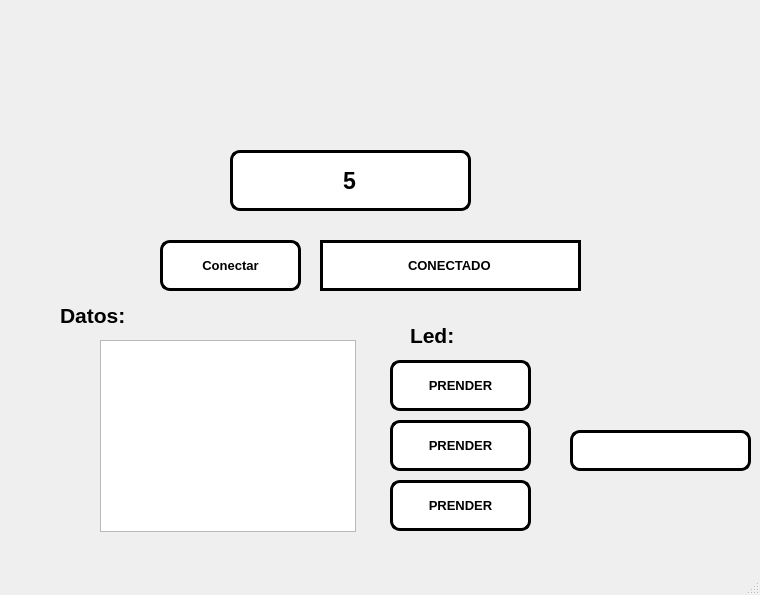
<?xml version="1.0" encoding="UTF-8"?>
<ui version="4.0">
 <class>MainWindow</class>
 <widget class="QMainWindow" name="MainWindow">
  <property name="geometry">
   <rect>
    <x>0</x>
    <y>0</y>
    <width>760</width>
    <height>595</height>
   </rect>
  </property>
  <property name="windowTitle">
   <string>MainWindow</string>
  </property>
  <widget class="QWidget" name="centralwidget">
   <widget class="QLineEdit" name="txt_temporizador">
    <property name="geometry">
     <rect>
      <x>570</x>
      <y>430</y>
      <width>181</width>
      <height>41</height>
     </rect>
    </property>
    <property name="font">
     <font>
      <pointsize>25</pointsize>
      <weight>75</weight>
      <bold>true</bold>
     </font>
    </property>
    <property name="styleSheet">
     <string notr="true">background-color: rgb(255, 255, 255);
border-radius: 10px;
border: 3px solid black</string>
    </property>
    <property name="alignment">
     <set>Qt::AlignCenter</set>
    </property>
   </widget>
   <widget class="QLabel" name="label_2">
    <property name="geometry">
     <rect>
      <x>10</x>
      <y>20</y>
      <width>151</width>
      <height>111</height>
     </rect>
    </property>
    <property name="styleSheet">
     <string notr="true"/>
    </property>
    <property name="text">
     <string/>
    </property>
    <property name="pixmap">
     <pixmap resource="../../Archivos/Recursos.qrc">:/Fotos/logofacultad.jpg</pixmap>
    </property>
    <property name="scaledContents">
     <bool>true</bool>
    </property>
   </widget>
   <widget class="QLabel" name="label_3">
    <property name="geometry">
     <rect>
      <x>580</x>
      <y>10</y>
      <width>161</width>
      <height>111</height>
     </rect>
    </property>
    <property name="styleSheet">
     <string notr="true"/>
    </property>
    <property name="text">
     <string/>
    </property>
    <property name="pixmap">
     <pixmap resource="../../Archivos/Recursos.qrc">:/Fotos/logoUAT.jpg</pixmap>
    </property>
    <property name="scaledContents">
     <bool>true</bool>
    </property>
   </widget>
   <widget class="QLabel" name="label_4">
    <property name="geometry">
     <rect>
      <x>580</x>
      <y>310</y>
      <width>161</width>
      <height>121</height>
     </rect>
    </property>
    <property name="styleSheet">
     <string notr="true"/>
    </property>
    <property name="text">
     <string/>
    </property>
    <property name="pixmap">
     <pixmap resource="../../Archivos/Recursos.qrc">:/Fotos/kirby buchon.jpg</pixmap>
    </property>
    <property name="scaledContents">
     <bool>true</bool>
    </property>
   </widget>
   <widget class="QPushButton" name="btn_accion">
    <property name="geometry">
     <rect>
      <x>160</x>
      <y>240</y>
      <width>141</width>
      <height>51</height>
     </rect>
    </property>
    <property name="font">
     <font>
      <pointsize>10</pointsize>
      <weight>75</weight>
      <bold>true</bold>
     </font>
    </property>
    <property name="styleSheet">
     <string notr="true">background-color: rgb(255, 255, 255);
border-radius: 10px;
border: 3px solid black</string>
    </property>
    <property name="text">
     <string>Conectar</string>
    </property>
   </widget>
   <widget class="QLineEdit" name="txt_estado">
    <property name="geometry">
     <rect>
      <x>320</x>
      <y>240</y>
      <width>261</width>
      <height>51</height>
     </rect>
    </property>
    <property name="font">
     <font>
      <pointsize>10</pointsize>
      <weight>75</weight>
      <bold>true</bold>
     </font>
    </property>
    <property name="styleSheet">
     <string notr="true">background-color: rgb(255, 255, 255);
border: 3px solid black
</string>
    </property>
    <property name="text">
     <string>CONECTADO</string>
    </property>
    <property name="alignment">
     <set>Qt::AlignCenter</set>
    </property>
   </widget>
   <widget class="QLineEdit" name="txt_com">
    <property name="geometry">
     <rect>
      <x>230</x>
      <y>150</y>
      <width>241</width>
      <height>61</height>
     </rect>
    </property>
    <property name="font">
     <font>
      <pointsize>17</pointsize>
      <weight>75</weight>
      <bold>true</bold>
     </font>
    </property>
    <property name="styleSheet">
     <string notr="true">background-color: rgb(255, 255, 255);
border-radius: 10px;
border: 3px solid black</string>
    </property>
    <property name="text">
     <string>5</string>
    </property>
    <property name="alignment">
     <set>Qt::AlignCenter</set>
    </property>
   </widget>
   <widget class="QListWidget" name="lista_datos">
    <property name="geometry">
     <rect>
      <x>100</x>
      <y>340</y>
      <width>256</width>
      <height>192</height>
     </rect>
    </property>
   </widget>
   <widget class="QLabel" name="label">
    <property name="geometry">
     <rect>
      <x>60</x>
      <y>300</y>
      <width>91</width>
      <height>31</height>
     </rect>
    </property>
    <property name="font">
     <font>
      <pointsize>16</pointsize>
      <weight>75</weight>
      <bold>true</bold>
     </font>
    </property>
    <property name="styleSheet">
     <string notr="true"/>
    </property>
    <property name="text">
     <string>Datos:</string>
    </property>
   </widget>
   <widget class="QLabel" name="label_5">
    <property name="geometry">
     <rect>
      <x>410</x>
      <y>320</y>
      <width>91</width>
      <height>31</height>
     </rect>
    </property>
    <property name="font">
     <font>
      <pointsize>16</pointsize>
      <weight>75</weight>
      <bold>true</bold>
     </font>
    </property>
    <property name="styleSheet">
     <string notr="true"/>
    </property>
    <property name="text">
     <string>Led:</string>
    </property>
   </widget>
   <widget class="QPushButton" name="btn_led0">
    <property name="geometry">
     <rect>
      <x>390</x>
      <y>360</y>
      <width>141</width>
      <height>51</height>
     </rect>
    </property>
    <property name="font">
     <font>
      <pointsize>10</pointsize>
      <weight>75</weight>
      <bold>true</bold>
     </font>
    </property>
    <property name="styleSheet">
     <string notr="true">background-color: rgb(255, 255, 255);
border-radius: 10px;
border: 3px solid black</string>
    </property>
    <property name="text">
     <string>PRENDER</string>
    </property>
   </widget>
   <widget class="QPushButton" name="btn_led1">
    <property name="geometry">
     <rect>
      <x>390</x>
      <y>420</y>
      <width>141</width>
      <height>51</height>
     </rect>
    </property>
    <property name="font">
     <font>
      <pointsize>10</pointsize>
      <weight>75</weight>
      <bold>true</bold>
     </font>
    </property>
    <property name="styleSheet">
     <string notr="true">background-color: rgb(255, 255, 255);
border-radius: 10px;
border: 3px solid black</string>
    </property>
    <property name="text">
     <string>PRENDER</string>
    </property>
   </widget>
   <widget class="QPushButton" name="btn_led2">
    <property name="geometry">
     <rect>
      <x>390</x>
      <y>480</y>
      <width>141</width>
      <height>51</height>
     </rect>
    </property>
    <property name="font">
     <font>
      <pointsize>10</pointsize>
      <weight>75</weight>
      <bold>true</bold>
     </font>
    </property>
    <property name="styleSheet">
     <string notr="true">background-color: rgb(255, 255, 255);
border-radius: 10px;
border: 3px solid black</string>
    </property>
    <property name="text">
     <string>PRENDER</string>
    </property>
   </widget>
  </widget>
  <widget class="QMenuBar" name="menubar">
   <property name="geometry">
    <rect>
     <x>0</x>
     <y>0</y>
     <width>760</width>
     <height>26</height>
    </rect>
   </property>
  </widget>
  <widget class="QStatusBar" name="statusbar"/>
 </widget>
 <resources>
  <include location="../../Archivos/Recursos.qrc"/>
  <include location="../../Archivos/Recursos.qrc"/>
 </resources>
 <connections/>
</ui>
